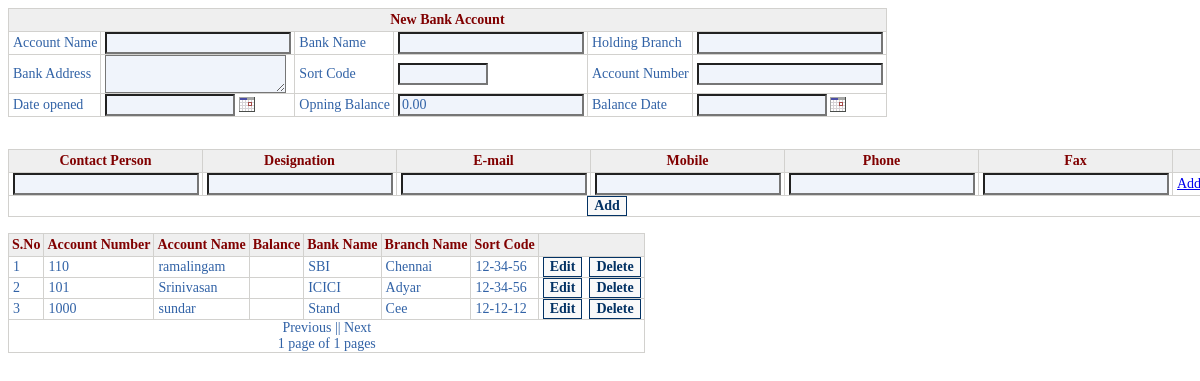
/Finance/bankdetails.php, run on the app's committed database.
### tables this page shows
CREATE TABLE `bankdetails` (
  `recordid` bigint(100) unsigned zerofill NOT NULL AUTO_INCREMENT,
  `accountnumber` bigint DEFAULT NULL,
  `accountname` varchar(75) DEFAULT NULL,
  `balance` double DEFAULT NULL,
  `bankname` varchar(80) DEFAULT NULL,
  `branchname` varchar(80) DEFAULT NULL,
  `sortcode` varchar(20) DEFAULT NULL,
  `branchaddress` varchar(250) NOT NULL DEFAULT '',
  `opendate` date DEFAULT NULL,
  `contactperson` varchar(80) DEFAULT NULL,
  `phonenumber` varchar(50) DEFAULT NULL,
  `faxnumber` varchar(50) DEFAULT NULL,
  `website` varchar(80) DEFAULT NULL,
  `BalanceDate` date DEFAULT NULL,
  PRIMARY KEY (`recordid`)
);

### Finance/bankdetails.php (the view, shortened to what this page needs)
<html><head>
<link href="../Style/heoscss.css" rel="stylesheet" type="text/css">
</head><body onload="self.focus();">
<?php
if(!isset($_POST['editButton']) && !isset($_POST['cancelButton']) && !isset($_POST['deleteButton']) && !isset($_POST['updateButton']) && !isset($_POST['AddButton']))
{
MainForm();
BankDetailsFill();
}
function BankDetailsFill()
{
if(!isset($_GET['page']))
{
@$cat=$_GET['cat'];
if(strlen($cat)==0)
{
$page=1;
fillPage($page);
}
}
else
{
$page = $_GET['page'];
$_SESSION['pagevalueforBankDetails']=$page;
fillPage($page);
}
}
function fillPage($page)
{
$page  = (int) $page;
$limit = 5;
$con=mysql_connect("192.168.15.24","root","admin");
$result = mysql_query("select count(*) from bankdetails",$con);
$total = mysql_result($result, 0);
$pager  = getPagerData($total, $limit, $page);
if($total==0) { $offset=0; } else { $offset = $pager->offset; }
$limit  = $pager->limit;
$page   = $pager->page;
$querySelectBankDetails="select * from bankdetails order by accountname limit $offset,$limit";
$querySelectBankDetailsExec=mysql_query($querySelectBankDetails,$con);
print "<form method=\"post\"><table border=0 cellspacing=1 cellpadding=0>
<tr><th>S.No</th><th>Account Number</th><th>Account Name</th><th>Balance</th><th>Bank Name</th><th>Branch Name</th><th>Sort Code</th><th>&nbsp;</th></tr>\n";
$sno=1;
while($Fetch=mysql_fetch_array($querySelectBankDetailsExec))
{
$RecordId=$Fetch["recordid"];
$AccountNumber=$Fetch["accountnumber"];
$AccountName=$Fetch["accountname"];
$Balance=$Fetch["openingbalance"];
$BankName=$Fetch["bankname"];
$branchname=$Fetch["branchname"];
$SortCode=$Fetch["sortcode"];
$ToEdit = array($AccountNumber, $BankName, $branchname);
$ToEditFinal=  implode("", $ToEdit);
$ToDeleteFinal = implode("_", $ToEdit);
print "<tr><td name=d[] value=\"$sno\">$sno</td>
<td>$AccountNumber</td><td>$AccountName</td><td>$Balance</td><td>$BankName</td><td>$branchname</td><td>$SortCode</td>
<input type=\"hidden\" name=\"RecordId[]\" value=\"$RecordId\">
<td><input type=\"submit\" id=\"editButton\" name=\"editButton[$ToEditFinal]\" value=\"Edit\" class=\"buttonstatic\" onmouseover=\"changeimage(this,'buttonover');\" onmouseout=\"changeimage(this,'buttonstatic');\">
&nbsp;<input type=\"submit\" id=\"deleteButton\" name=\"deleteButton[$ToDeleteFinal]\"  value=\"Delete\" class=\"buttonstatic\" onmouseover=\"changeimage(this,'buttonover');\" onmouseout=\"changeimage(this,'buttonstatic');\">
</td></tr>\n";
$sno=$sno+1;
}
print "<tr><td align=\"center\" colspan=\"9\">\n";
if ($page == 1) echo "Previous"; else echo "<a href=\"BankDetails.php?page=" . ($page - 1) . "\">Previous</a>";
print " ||  \n";
if ($page == $pager->numPages)
echo "Next";
else
echo "<a href=\"BankDetails.php?page=" . ($page + 1) . "\">Next</a>";
print "<br>$page page of $pager->numPages pages</td></tr></table></form>\n";
}
function getPagerData($numHits, $limit, $page)
{
$numHits  = (int) $numHits;
$limit    = max((int) $limit, 1);
$page     = (int) $page;
$numPages = ceil($numHits / $limit);
$page = max($page, 1);
$page = min($page, $numPages);
$offset = ($page - 1) * $limit;
$ret = new stdClass;
$ret->offset   = $offset;
$ret->limit    = $limit;
$ret->numPages = $numPages;
$ret->page     = $page;
return $ret;
}
function MainForm()
{
print"<form align=\"center\" name=\"BankDetails\" method=\"post\">
<table border=0 cellspacing=1 cellpadding=0>
<tr><th colspan=6>New Bank Account</th></tr>
<tr><td>Account Name</td><td><input type=\"text\" name=\"accountname\" id=\"accountname\" Maxlength=\"35\" onKeyPress=\"return keyRestrict(event,'abcdefghijklmnopqrstuvwxyz. '+String.fromCharCode(241))\"></td>
<td>Bank Name</td><td><input type=\"text\" name=\"bankname\" id=\"bankname\" Maxlength=\"30\" onKeyPress=\"return keyRestrict(event,'abcdefghijklmnopqrstuvwxyz.& '+String.fromCharCode(241))\"></td>
<td>Holding Branch</td><td><input type=\"text\" name=\"branchname\" id=\"branchname\" Maxlength=\"40\" onKeyPress=\"return keyRestrict(event,'abcdefghijklmnopqrstuvwxyz.& '+String.fromCharCode(241))\"></td></tr>
<tr><td>Bank Address</td><td><textarea name=\"bankaddress\" id=\"bankaddress\"></textarea></td>
<td>Sort Code</td><td><input type=\"text\" class=\"size8\" name=\"sortcode\" id=\"sortcode\" size=8 maxlength=8 onKeyup=\"sFun1();\" onKeyPress=\"return keyRestrict(event,'1234567890-'+String.fromCharCode(241))\"></td>
<td>Account Number</td><td><input type=\"text\" name=\"accountnumber\" id=\"accountnumber\" Maxlength=\"18\" onKeyPress=\"return keyRestrict(event,'1234567890'+String.fromCharCode(241))\"></td></tr>
<tr><td>Date opened</td><td><input type=\"text\" class=\"date\" name=\"opendate\" id=\"opendate\" size=13 readonly>
<a href=\"javascript:NewCal('opendate','ddmmmyyyy')\"><img src=\"../Images/cal.gif\" alt=\"Pick a date\" width=\"16\" height=\"16\" border=\"0\"></a></td>
<td>Opning Balance</td><td><input type=\"text\" name=\"opnbalance\" id=\"opnbalance\" value=\"0.00\" Maxlength=\"20\" onKeyPress=\"return keyRestrict(event,'0123456789.'+String.fromCharCode(241))\" onchange=\"setOpnbalance(this.value)\"></td>
<td>Balance Date</td><td><input type=\"text\" class=\"date\" name=\"balancedate\" id=\"balancedate\" size=13 readonly>
<a href=\"javascript:NewCal('balancedate','ddmmmyyyy')\"><img src=\"../Images/cal.gif\" alt=\"Pick a date\" width=\"16\" height=\"16\" border=\"0\"></a></td></tr></table>
<br><br><table id=\"contactdeatils\" border=0 cellspacing=1 cellpadding=0>
<tr><th>Contact Person</th><th>Designation</th><th>E-mail</th><th>Mobile</th><th>Phone</th><th>Fax</th><th></th></tr>
<tr>
<td><input type=\"text\" name=\"contactperson[0]\" value=\"\" id=\"contactperson[0]\" onKeyPress=\"return keyRestrict(event,'abcdefghijklmnopqrstuvwxyz. '+String.fromCharCode(241))\"></td>
<td><input type=\"text\" name=\"designation[0]\" value=\"\" id=\"designation[0]\" onKeyPress=\"return keyRestrict(event,'abcdefghijklmnopqrstuvwxyz. '+String.fromCharCode(241))\"></td>
<td><input type=\"text\" name=\"email[0]\" id=\"email[0]\" onKeyPress=\"return keyRestrict(event,'1234567890abcdefghijklmnopqrstuvwxyz-._@*'+String.fromCharCode(241))\"></td>
<td><input type=\"text\" name=\"mobile[0]\" id=\"mobile[0]\" onKeyPress=\"return keyRestrict(event,'1234567890+-'+String.fromCharCode(241))\"></td>
<td><input type=\"text\" name=\"phone[0]\" id=\"phone[0]\" onKeyPress=\"return keyRestrict(event,'1234567890+-'+String.fromCharCode(241))\"></td>
<td><input type=\"text\" name=\"fax[0]\" id=\"fax[0]\" onKeyPress=\"return keyRestrict(event,'1234567890+-'+String.fromCharCode(241))\"></td>
<td><a href=\"javascript:createRow();\">Add</a></td></tr>
<tr><td colspan=7 align=center><input type=\"submit\" id=\"AddButton\" name=\"AddButton\" onclick=\"return Bank_details_validation()\" value=\"Add\" class=\"buttonstatic\" onmouseover=\"changeimage(this,'buttonover');\" onmouseout=\"changeimage(this,'buttonstatic');\"></td></tr></table><br>\n";
}
?>
</body></html>

### Style/heoscss.css (style rules this page uses)
* { font-family:Calibri; // System, Verdana, Arial, Helvetica, sans-serif, Lucida Fax, Lucida Sans, Courier New; font-size:14px; // 11px font-weight:800; }
table { background:#D2D1CE; // #FFFFFF; }
tr { background:#ffffff; color:#3162A6; // 3162A6 }
th { background:#efefef; color:#800000; padding:3px; font-weight:600; }
td { padding-left:4px; padding-right:3px; background:#ffffff; vertical-align:middle; }
input[type="text"] { background:#F0F4FB; color:#3162A6; }
textarea { background:#F0F4FB; color:#3162A6; }
input[type="submit"],input[type="button"] { background-color:#F9F9F9; border:solid; border-width:1px; border-color:#033264; color:#033264; font-weight:800; }
a { vertical-align:text-bottom; }

### data on the page
bankdetails: accountnumber "110", accountname "ramalingam", bankname "SBI", branchname "Chennai", sortcode "12-34-56"
bankdetails: accountnumber "101", accountname "Srinivasan", bankname "ICICI", branchname "Adyar", sortcode "12-34-56"
bankdetails: accountnumber "1000", accountname "sundar", bankname "Stand", branchname "Cee", sortcode "12-12-12"

### other printed values
$page "1"
$pager->numPages "1"
